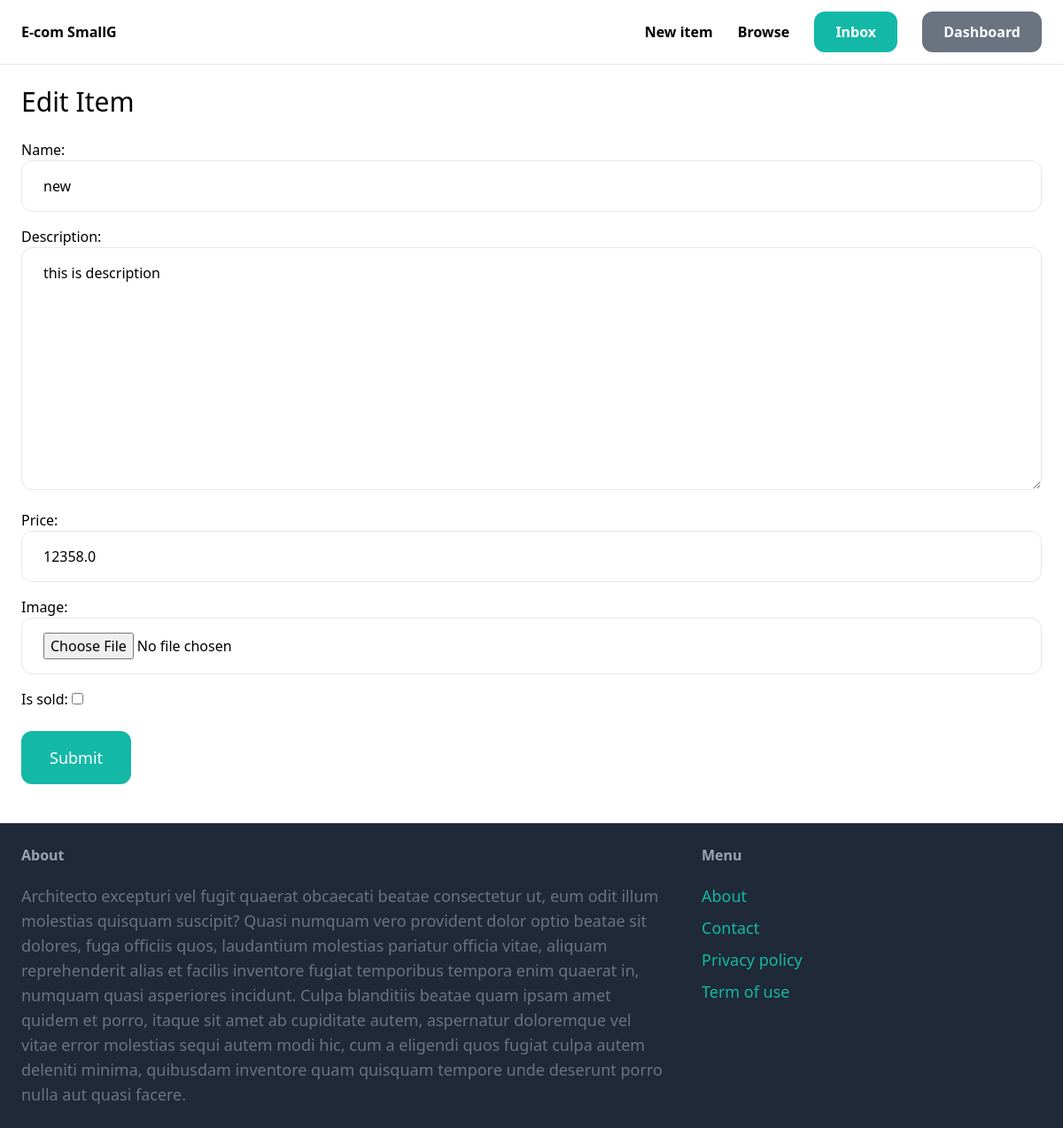
The page /items/1/edit/ (signed in) on the database its author committed.
### item/models.py (models this page shows, shortened)
class Item(models.Model):
    category = models.ForeignKey(Category, related_name='items', on_delete=models.CASCADE)
    name = models.CharField(max_length=255)
    description = models.TextField(blank=True, null=True)
    image = models.ImageField(upload_to='item_images', blank=True, null=True)
    price = models.FloatField()
    is_sold = models.BooleanField(default=False)
    crated_by = models.ForeignKey(User, related_name='items', on_delete=models.CASCADE)
    create_at = models.DateTimeField(auto_now_add=True)

### item/views.py (the view)
# urls.py: path('<int:pk>/edit/', views.edit, name='edit'),
@login_required
def edit(request, pk):
    item = get_object_or_404(Item, pk=pk, crated_by=request.user)
    if request.method == 'POST':
        form = EditItemForm(request.POST, request.FILES, instance=item)
        if form.is_valid():
            form.save()
            return redirect('item:detail', pk=item.id)
    else:
        form = EditItemForm(instance=item)
    return render(request, 'item/form.html',{
     'form': form ,
     'title': 'Edit Item',
    })

### item/forms.py
class EditItemForm(forms.ModelForm):
    class Meta:
        model = Item
        fields = ('name', 'description', 'price', 'image','is_sold')
        widgets = {
            'category': forms.Select(attrs={
                'class ': INPUT_CLASSES
            }),
            'name': forms.TextInput(attrs={
                'class ': INPUT_CLASSES
            }),
            'description': forms.Textarea(attrs={
                'class ': INPUT_CLASSES
            }),
            'price': forms.TextInput(attrs={
                'class ': INPUT_CLASSES
            }),
            'image': forms.FileInput(attrs={
                'class ': INPUT_CLASSES
            })
    }

### item/templates/item/form.html (shortened to what this page needs)
{% extends 'core/base.html' %}
{% block body %}
<h1 class="mb-6 text-3xl">{{ title }}</h1>
<form action="." method="post", enctype="multipart/form-data">
   <div class="space-y-4">
        {{ form.as_p }}
   </div>
    <button class=' mt-6 py-4 px-8 text-lg bg-teal-500 hover:bg-teal-700 rounded-xl text-white'>Submit</button>
</form>
{% endblock%}

### rows shown on the page
Item: name "new", description "this is description", price "12358.0"

### other values the page prints
{{ title }} "Edit Item"
